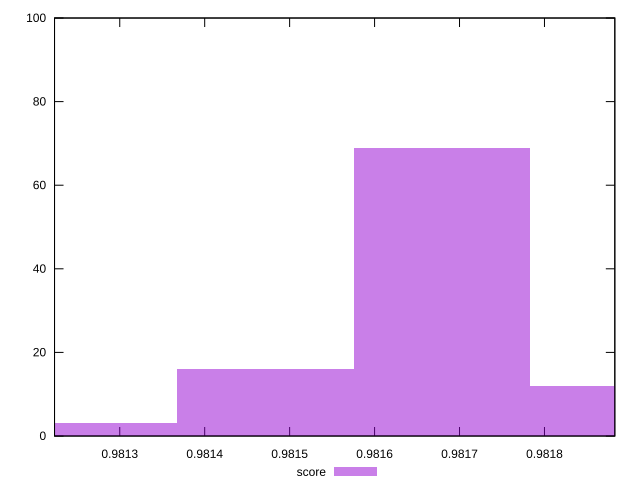

The gnuplot source for this figure:
reset

$score <<EOF
0.9816791068077656 69
0.9814714758630093 16
0.9812638449182529 3
0.9818867377525219 12
EOF

set key outside below
set boxwidth 0.0002076309447562956
set xrange [0.9812232259159619:0.9818828196992779]
set yrange [0:100]
set trange [0:100]
set style fill transparent solid 0.5 noborder
set terminal svg size 640, 490 enhanced background rgb 'white'
set output "reprap/first-contentful-paint/samples/pages+cached+noexternal+nofonts+nosvg+noimg+nocss/score/histogram.svg"

plot $score title "score" with boxes

reset
